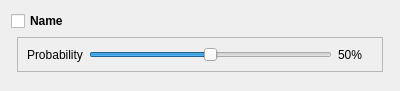
<?xml version="1.0" encoding="UTF-8"?>
<ui version="4.0">
 <class>SimpleProbabilityController</class>
 <widget class="QWidget" name="SimpleProbabilityController">
  <property name="geometry">
   <rect>
    <x>0</x>
    <y>0</y>
    <width>400</width>
    <height>91</height>
   </rect>
  </property>
  <property name="windowTitle">
   <string>Form</string>
  </property>
  <layout class="QGridLayout" name="gridLayout">
   <item row="0" column="0" colspan="3">
    <widget class="QCheckBox" name="cbName">
     <property name="font">
      <font>
       <weight>75</weight>
       <bold>true</bold>
      </font>
     </property>
     <property name="text">
      <string>Name</string>
     </property>
    </widget>
   </item>
   <item row="1" column="1">
    <widget class="QFrame" name="fForm">
     <property name="frameShape">
      <enum>QFrame::StyledPanel</enum>
     </property>
     <property name="frameShadow">
      <enum>QFrame::Raised</enum>
     </property>
     <layout class="QGridLayout" name="gridLayout_2">
      <item row="0" column="0">
       <widget class="QLabel" name="label">
        <property name="text">
         <string>Probability</string>
        </property>
       </widget>
      </item>
      <item row="0" column="1">
       <widget class="QSlider" name="sProbability">
        <property name="maximum">
         <number>1000</number>
        </property>
        <property name="value">
         <number>500</number>
        </property>
        <property name="sliderPosition">
         <number>500</number>
        </property>
        <property name="orientation">
         <enum>Qt::Horizontal</enum>
        </property>
       </widget>
      </item>
      <item row="0" column="2">
       <widget class="QLabel" name="lProbabilty">
        <property name="minimumSize">
         <size>
          <width>35</width>
          <height>0</height>
         </size>
        </property>
        <property name="text">
         <string>50%</string>
        </property>
       </widget>
      </item>
     </layout>
    </widget>
   </item>
   <item row="2" column="1">
    <spacer name="verticalSpacer_3">
     <property name="orientation">
      <enum>Qt::Vertical</enum>
     </property>
     <property name="sizeHint" stdset="0">
      <size>
       <width>50</width>
       <height>22</height>
      </size>
     </property>
    </spacer>
   </item>
  </layout>
 </widget>
 <resources/>
 <connections/>
</ui>
